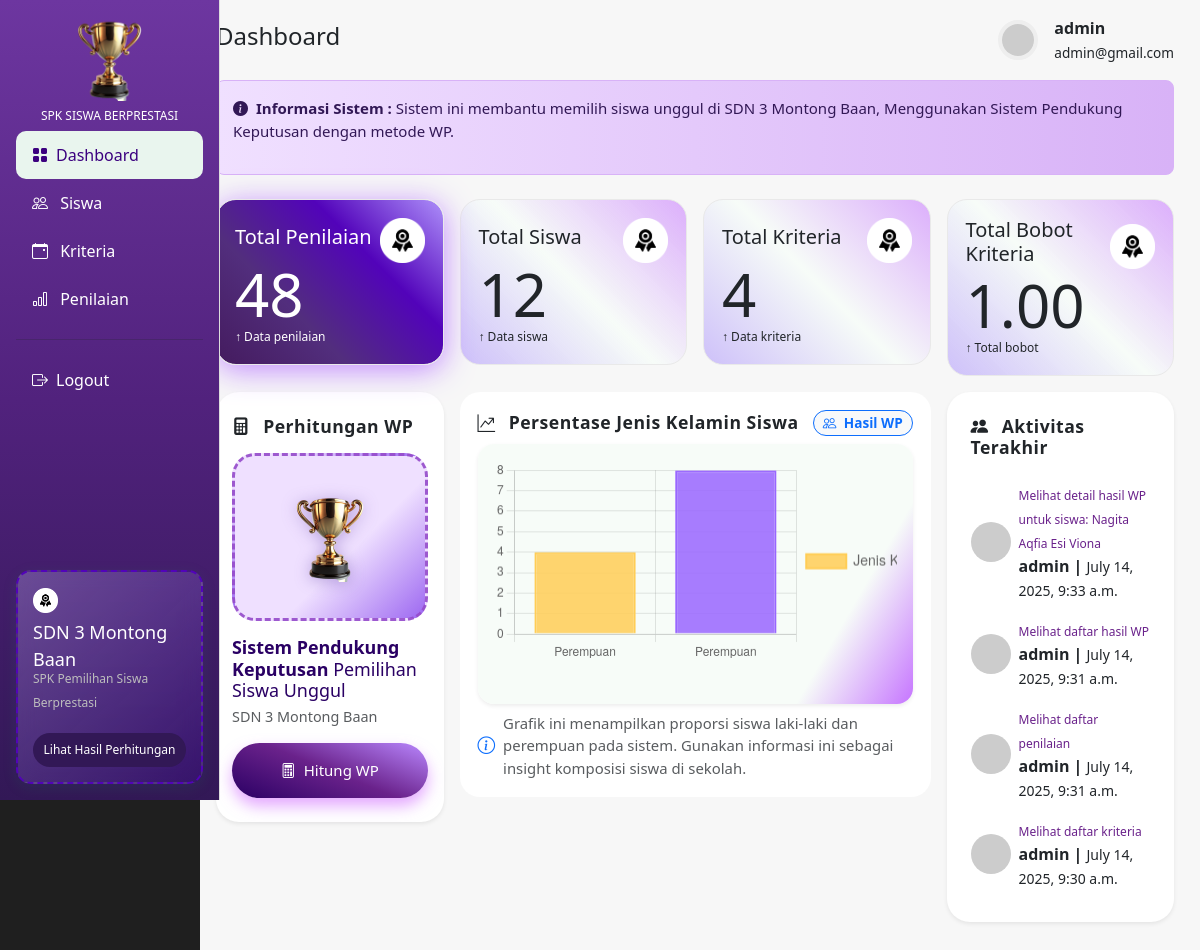
Before: /dashboard/ (signed in) with the older database file.
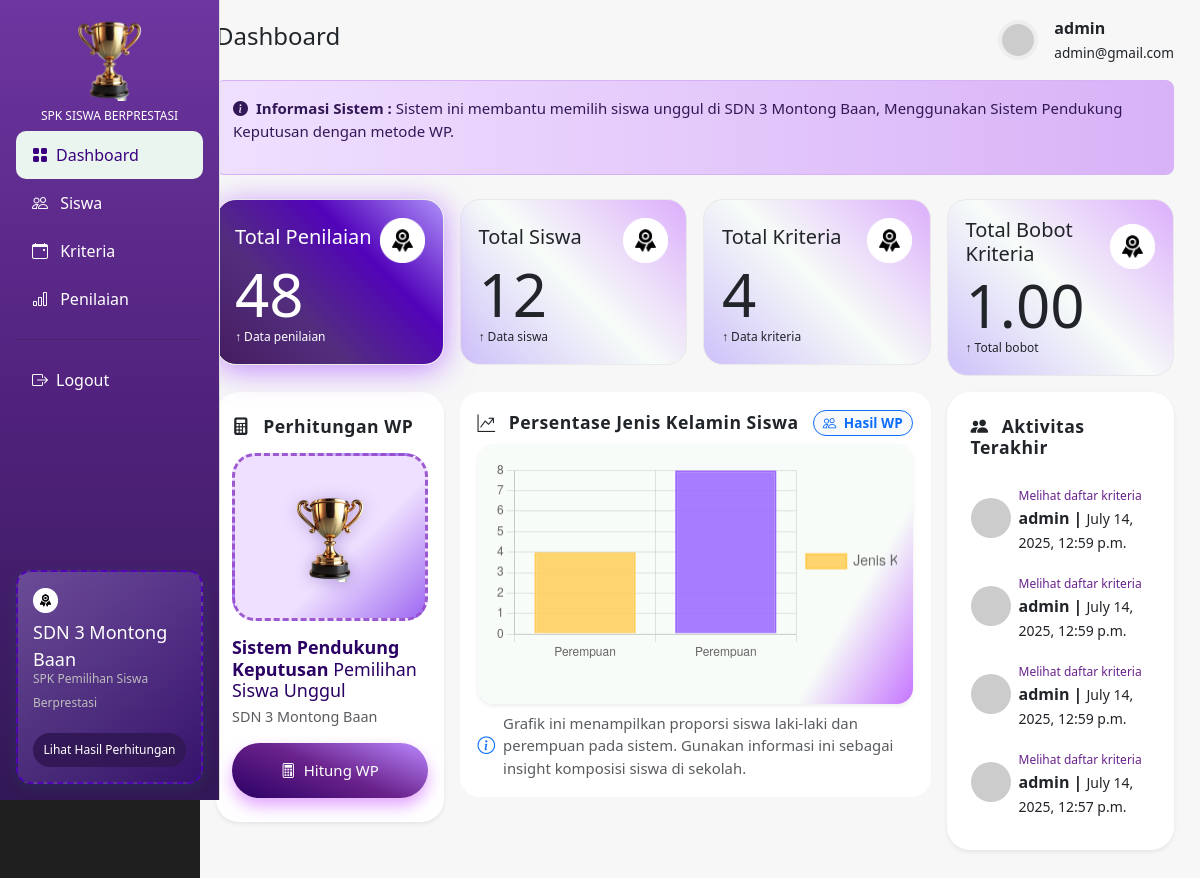
After: the same page with the newer database file.
### spk_prestasi_app/models.py (models this page shows, shortened)
class LogAktivitas(models.Model):
    user = models.ForeignKey(User, on_delete=models.SET_NULL, null=True)
    aksi = models.CharField(max_length=20)
    objek = models.CharField(max_length=50)
    object_id = models.PositiveIntegerField(null=True, blank=True)
    timestamp = models.DateTimeField(auto_now_add=True)
    keterangan = models.TextField(blank=True)
    class Meta:
        ordering = ['-timestamp']

### spk_prestasi_app/views.py (the view)
# urls.py: path('dashboard/', views.dashboard, name='dashboard'),
@login_required
def dashboard(request):
    total_penilaian = Penilaian.objects.count()
    total_siswa = Siswa.objects.count()
    total_kriteria = Kriteria.objects.count()
    total_bobot = Kriteria.objects.aggregate(total=Sum('bobot'))['total'] or 0
    gender_counts = (
        Siswa.objects.values('jenis_kelamin')
        .annotate(jumlah=Count('id'))
        .order_by()
    )
    gender_labels = ['Laki-laki' if g['jenis_kelamin'] == 'L' else 'Perempuan' for g in gender_counts]
    gender_data = [g['jumlah'] for g in gender_counts]
    recent_logs = LogAktivitas.objects.all().order_by('-timestamp')[:4]
    context = {
        'total_penilaian': total_penilaian,
        'total_siswa': total_siswa,
        'total_kriteria': total_kriteria,
        'total_bobot': total_bobot,
        'kategori_labels': gender_labels,
        'kategori_data': gender_data,
        'recent_logs': recent_logs,
    }
    return render(request, 'dashboard.html', context)

### templates/dashboard.html (shortened to what the changed rows need)
{% extends "base.html" %}
{% load static %}
{% block content %}
<div class="row g-3 mb-3 px-3">
    <div class="col-md-3">
        <div class="card-custom card-custom-green d-flex flex-column justify-content-center">
            <h2 style="font-size: 60px; font-weight: 400; color: #ffffff; margin-top: -5px; ">
                {{ total_penilaian }}</h2>
        </div>
    </div>
    <div class="col-md-3">
        <div class="card-custom d-flex flex-column justify-content-center">
            <h2 style="font-size: 60px; font-weight: 400;  margin-top: -5px; ">
                {{ total_siswa }}</h2>
        </div>
    </div>
    <div class="col-md-3">
        <div class="card-custom d-flex flex-column justify-content-center">
            <h2 style="font-size: 60px; font-weight: 400;  margin-top: -5px; ">
                {{ total_kriteria }}</h2>
        </div>
    </div>
    <div class="col-md-3">
        <div class="card-custom d-flex flex-column justify-content-center">
            <h2 style="font-size: 60px; font-weight: 400;  margin-top: -5px; ">
                {{ total_bobot|floatformat:2 }}
            </h2>
        </div>
    </div>
</div>
<div class="row g-3 mb-4 px-3 pb-5">
    <div class="col-md-3 ">
        <div class="card-custom1 px-2 py-4 shadow-sm" style="border-radius: 23px;">
            <ul class="list-group list-group-flush mt-3">
                {% for recent_activity in recent_logs %}
                <li class="list-group-item border-0 d-flex align-items-center">
                    <img src="https://i.pravatar.cc/30?img=1" class="rounded-img me-2">
                    <div>
                        <span style="font-size: 12px; color: #6a228b; font-weight: 200;">{{ recent_activity.keterangan }}</span><br>
                        <strong>{{ recent_activity.user }} | </strong>
                        <small>{{recent_activity.timestamp}}</small>
                    </div>
                </li>
                {% endfor %}
            </ul>
        </div>
    </div>
</div>
{% endblock %}
{% block script %}
<script>
    const kategoriCtx = document.getElementById('kategoriChart').getContext('2d');
    const kategoriChart = new Chart(kategoriCtx, {
        type: 'bar',
        data: {
            labels: {{ kategori_labels|safe }},
            datasets: [{
                label: 'Jenis Kelamin',
                data: {{ kategori_data|safe }},
                backgroundColor: [
                    'rgba(255, 205, 86, 0.85)',   // Laki-laki - vibrant yellow
                    'rgba(153, 102, 255, 0.85)'   // Perempuan - soft purple
                ],
                borderColor: [
                    'rgba(255, 205, 86, 1)',
                    'rgba(153, 102, 255, 1)'
                ],
                borderWidth: 2
            }]
        },
        options: {
            responsive: true,
            plugins: {
                legend: {
                    position: 'right',
                    labels: {
                        font: {
                            size: 14
                        }
                    }
                },
                tooltip: {
                    callbacks: {
                        label: function(context) {
                            const label = context.label || '';
                            const value = context.parsed;
                            const total = context.dataset.data.reduce((a, b) => a + b, 0);
                            const percentage = ((value / total) * 100).toFixed(1);
                            return `${label}: ${value} siswa (${percentage}%)`;
                        }
                    }
                }
            }
        }
    });
</script>
{% endblock %}

Changed rows visible on the page:
no longer on this page (row unchanged): LogAktivitas: keterangan "Melihat detail hasil WP untuk siswa: Nagita Aqfia Esi Viona", user "admin", timestamp "July 14, 2025, 9:33 a.m."
no longer on this page (row unchanged): LogAktivitas: keterangan "Melihat daftar hasil WP", user "admin", timestamp "July 14, 2025, 9:31 a.m."
no longer on this page (row unchanged): LogAktivitas: keterangan "Melihat daftar penilaian", user "admin", timestamp "July 14, 2025, 9:31 a.m."
no longer on this page (row unchanged): LogAktivitas: keterangan "Melihat daftar kriteria", user "admin", timestamp "July 14, 2025, 9:30 a.m."
added LogAktivitas: keterangan "Melihat daftar kriteria", user "admin", timestamp "July 14, 2025, 12:59 p.m."
added LogAktivitas: keterangan "Melihat daftar kriteria", user "admin", timestamp "July 14, 2025, 12:59 p.m."
added LogAktivitas: keterangan "Melihat daftar kriteria", user "admin", timestamp "July 14, 2025, 12:59 p.m."
added LogAktivitas: keterangan "Melihat daftar kriteria", user "admin", timestamp "July 14, 2025, 12:57 p.m."
